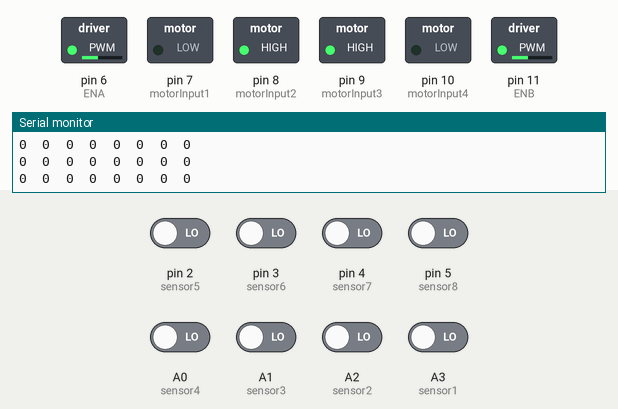
Recording of a sketch running on a simulated Arduino Uno, built with avr-gcc and run on an emulated ATmega328P. On the bench: switched loads named in the sketch (green lamp = pin HIGH), the last lines printed to the serial monitor. The inputs (shaded band) are chosen by the test bench; at power-on: A0 (sensor4), A1 (sensor3), A2 (sensor2), A3 (sensor1), pin 2 (sensor5), pin 3 (sensor6), pin 4 (sensor7), pin 5 (sensor8) LOW.

Above: at 2.7 s.
2.8 s: pin 2 (sensor5) driven HIGH
At 3.4 s:
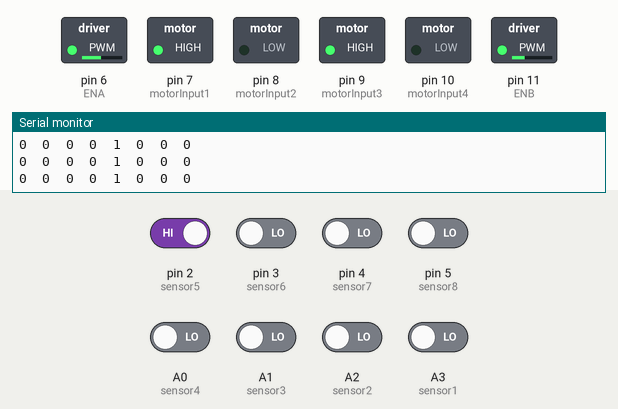
4.3 s: pin 2 (sensor5) driven LOW
At 4.72 s:
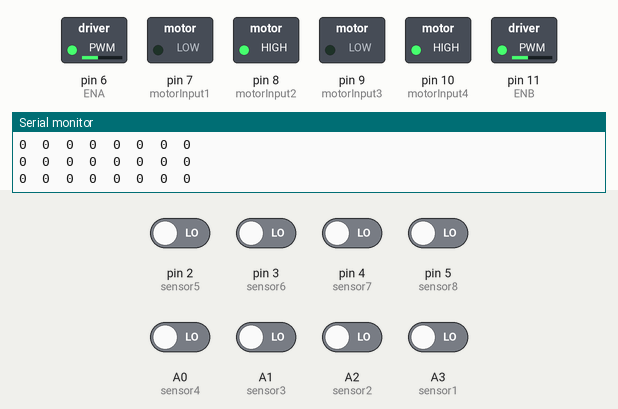
6.1 s: A0 (sensor4) driven HIGH
At 6.9 s:
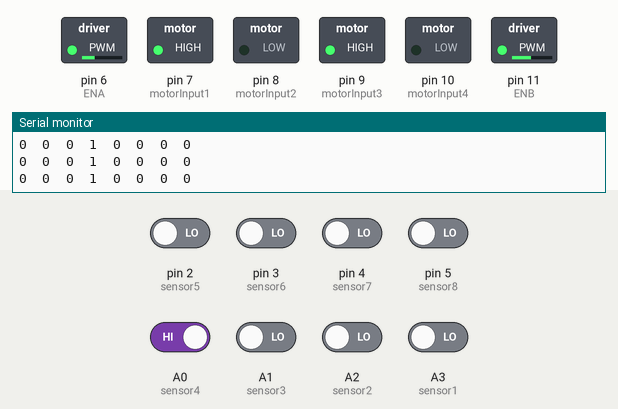
7.6 s: A0 (sensor4) driven LOW
At 9.3 s:
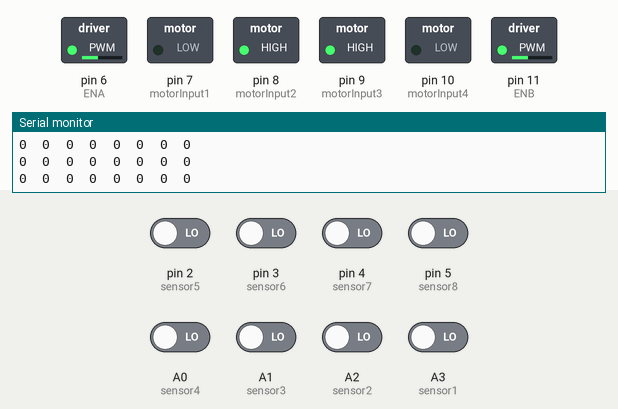
9.6 s: pin 2 (sensor5) driven HIGH and pin 3 (sensor6) driven HIGH
At 10.5 s:
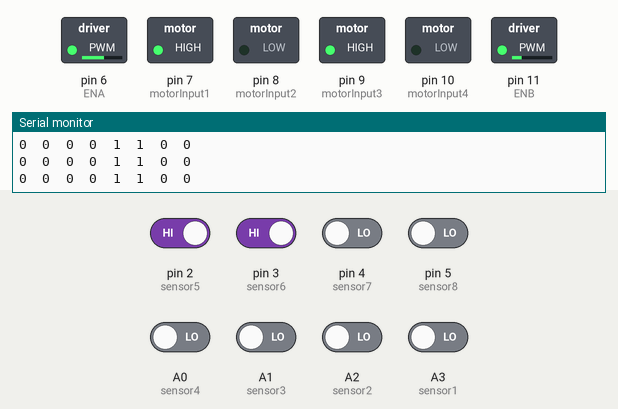
11.1 s: pin 5 (sensor8) driven HIGH
At 12.2 s:
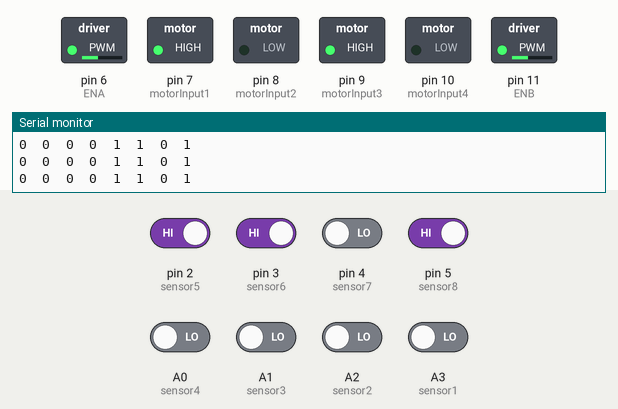
Timing chart, 0 to 14.1 s (numbered marks = the images above; inputs shaded):
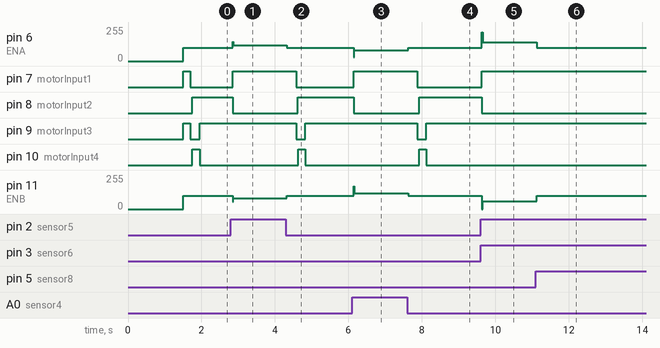

Measured:
- after the input at 2.8 s, pin 6 (ENA): 100/255 → 120/255 after 0.05 s; pin 7 (motorInput1): LOW → HIGH after 0.05 s; pin 8 (motorInput2): HIGH → LOW after 0.05 s; pin 11 (ENB): 100/255 → 80/255 after 0.05 s
- after the input at 4.3 s, pin 6 (ENA): 120/255 → 100/255 at once; pin 7 (motorInput1): HIGH → LOW after 0.28 s; pin 8 (motorInput2): LOW → HIGH after 0.33 s; pin 9 (motorInput3): HIGH → LOW after 0.28 s, → HIGH 0.25 s later; pin 10 (motorInput4): LOW → HIGH after 0.33 s, → LOW 0.20 s later
- after the input at 6.1 s, pin 6 (ENA): 100/255 → 80/255 at once; pin 7 (motorInput1): LOW → HIGH at once; pin 8 (motorInput2): HIGH → LOW at once; pin 11 (ENB): 100/255 → 120/255 at once
- after the input at 7.6 s, pin 6 (ENA): 80/255 → 100/255 at once; pin 7 (motorInput1): HIGH → LOW after 0.27 s; pin 8 (motorInput2): LOW → HIGH after 0.32 s; pin 9 (motorInput3): HIGH → LOW after 0.27 s, → HIGH 0.25 s later; pin 10 (motorInput4): LOW → HIGH after 0.32 s, → LOW 0.20 s later
- after the input at 9.6 s, pin 6 (ENA): 100/255 → 140/255 at once; pin 7 (motorInput1): LOW → HIGH at once; pin 8 (motorInput2): HIGH → LOW at once; pin 11 (ENB): 100/255 → 60/255 at once
- after the input at 11.1 s, pin 6 (ENA): 140/255 → 100/255 at once; pin 11 (ENB): 60/255 → 100/255 at once

The sketch:

NsuLine1.ino
```cpp
#define sensor1 A3      // Left most sensor
#define sensor2 A2      // Left sensor
#define sensor3 A1      // Middle Left sensor
#define sensor4 A0      // Middle Right sensor
#define sensor5 2       // Right sensor
#define sensor6 3       // Right most sensor
#define sensor7 4
#define sensor8 5

// Initial Values of Sensors
int sensor[8] = { 0, 0, 0, 0, 0, 0 , 0, 0 };

// Motor Pins
#define ENA 6
#define motorInput1 7
#define motorInput2 8
#define motorInput3 9
#define motorInput4 10
#define ENB 11

int left_motor_speed = 0;
int right_motor_speed = 0;

int spedr = 100;
int spedl = 100;
int spedf = 100;


int DelayCheck = 15;

int DelayForth = 100;
int DelayEvery = 100;
int DelayReverse = 200;
int DelaySharp = 400;
int delaytest = 3000;
int GoodPosition = 2;

int t = 0;

int initial_motor_speed = 100;

// Output Pins for Led
//int ledPin1 = A3;
//int ledPin2 = A4;

// PID Constants
float Kp = 20.00; // Will be tuned on track
float Ki = 0; //these contants will differ in eee and
float Kd = 25.00 ;//cse fest depending on track

// PID Variables
float error = 0, P = 0, I = 0, D = 0, PID_value = 0;
float previous_error = 0, previous_I = 0;

int flag = 0;

void setup() {
  pinMode(sensor1, INPUT);
  pinMode(sensor2, INPUT);
  pinMode(sensor3, INPUT);
  pinMode(sensor4, INPUT);
  pinMode(sensor5, INPUT);
  pinMode(sensor6, INPUT);

  pinMode(motorInput1, OUTPUT);
  pinMode(motorInput2, OUTPUT);
  pinMode(motorInput3, OUTPUT);
  pinMode(motorInput4, OUTPUT);
  pinMode(ENA, OUTPUT);
  pinMode(ENB, OUTPUT);

  /*pinMode(ledPin1, OUTPUT);
    digitalWrite(ledPin1, LOW);*/


  Serial.begin(9600);                     //setting serial monitor at a default baund rate of 9600
  delay(500);
  Serial.println("Started !!");
  delay(1000);
}

void loop()
{
  read_sensor_values();

  /*************************************************************************************  SHARP_LEFT_DETECT  *******************************************************************************************************************************/

  if (error == 100) {               // Make left turn untill it detects straight path
    LeftSharp:
    //    stop_bot();
    //    delay(delaytest);
    analogWrite(ENA, spedf); //Right Motor Speed
    analogWrite(ENB, spedf); // Left Motor Speed
    forward();
    delay(DelayEvery);
    read_sensor_values();
    if ( error == 103 ) {
      //stop_bot();
      //delay(5000);
    } else {
      analogWrite(ENA, spedr); //Right Motor Speed
      analogWrite(ENB, spedl); //Left Motor Speed
      sharpLeftTurn();
      delay(DelaySharp);
      read_sensor_values();
      do {
        analogWrite(ENA, spedr); //Right Motor Speed
        analogWrite(ENB, spedl); //Left Motor Speed
        sharpLeftTurn();
        read_sensor_values();
      } while (error < -GoodPosition || error > GoodPosition);
      //      stop_bot();
    }
  }

  /**************************************************************************************  SHARP_RIGHT_DETECT  *************************************************************************************** *************************************/

  else if (error == 101) {          // Make right turn untill it detects straight path....If straight path exists.....Go forward

    analogWrite(ENA, spedf); //Right Motor Speed
    analogWrite(ENB, spedf); // Left Motor Speed
    forward();
    delay(10);
    read_sensor_values();
    if (error == 100) {
      goto LeftSharp;
    }
    analogWrite(ENA, spedf); //Right Motor Speed
    analogWrite(ENB, spedf); // Left Motor Speed
    forward();
    delay(10);
    read_sensor_values();
    if (error == 100) {
      goto LeftSharp;
    }

    analogWrite(ENA, spedf); //Right Motor Speed
    analogWrite(ENB, spedf); // Left Motor Speed
    forward();
    delay(DelayEvery+20);
    read_sensor_values();

    if ( error == 103 ) {
      //stop_bot();
      //delay(5000);
    } else if (error == 102) {
      do {
        analogWrite(ENA, spedr); //Right Motor Speed
        analogWrite(ENB, spedl); //Left Motor Speed
        sharpRightTurn();
        read_sensor_values();
      } while (error < -GoodPosition || error > GoodPosition );

    } else {
      analogWrite(ENA, spedf); //Right Motor Speed
      analogWrite(ENB, spedf); //Left Motor Speed
      forward();
      delay(DelayForth);
    }
  }

  /********************************************************************  WHITE_DETECT  *************************************************************************************************************************/

  else if (error == 102) {
    //    Serial.println("IM in 102");
    //    delay(6000);
    t = 0;
    do {
      analogWrite(ENA, spedf); //Right Motor Speed
      analogWrite(ENB, spedf); //Left Motor Speed

      //      analogWrite(ENA, left_motor_speed); //Left Motor Speed
      //      analogWrite(ENB, right_motor_speed); //Right Motor Speed

      forward();
      delayMicroseconds(1000);
      t = t + 1;
      //      Serial.print("t=");
      //      Serial.println(t);
      read_sensor_values();
      if (t == DelayCheck) {
        //        Serial.println("IM in condition");
        //        delay(6000);
        //        Serial.println("IM out of loop");
        //        delay(6000);

        break;
      }
      //      Serial.println("IM out of condition");
    } while (error == 102);

    //    Serial.println("IM out of do while 102");
    //    delay(6000);

    if (error == 102) {
      analogWrite(ENA, 100); //Right Motor Speed
      analogWrite(ENB, 100); //Left Motor Speed
      stop_bot();
      delay(50);
      reverse();
      delay(DelayReverse);
      do {
        analogWrite(ENA, 100); //Right Motor Speed
        analogWrite(ENB, 100); //Left Motor Speed

        sharpLeftTurn();

        read_sensor_values();
      } while (error < -GoodPosition || error > GoodPosition );
    }
  }

  /******************************************************************  BLACK_DETECT  ****************************************************************************************************************************/

  else if (error == 103) {

    analogWrite(ENA, spedf); //Right Motor Speed
    analogWrite(ENB, spedf); // Left Motor Speed


    forward();
    delay(DelayEvery);
    read_sensor_values();
    if (error == 103) {     /**** Finish End Reached, Stop! ****/
      stop_bot();
      // digitalWrite(ledPin1, HIGH);
      // delay(5000);
    } else if (error == 102) {       /**** Move Left ****/
      analogWrite(ENA, spedr); //Right Motor Speed
      analogWrite(ENB, spedl); //Left Motor Speed
      sharpLeftTurn();
      delay(DelaySharp);
      do {
        //Serial.print("\t");
        //Serial.println("Left Here");

        analogWrite(ENA, spedr); //Right Motor Speed
        analogWrite(ENB, spedl); //Left Motor Speed
        sharpLeftTurn();
        read_sensor_values();
      } while (error < -GoodPosition || error > GoodPosition );

    } else {
      analogWrite(ENA, spedf); //Right Motor Speed
      analogWrite(ENB, spedf); // Left Motor Speed
      forward();
      delay(DelayForth);

    }

  }

  /*******************************************************************************************  PID_CONTROL  *******************************************************************************************************************************/

  else {
    calculate_pid();
    motor_control();
  }

}


void read_sensor_values()
{
  //IR reading..........

  sensor[0] = digitalRead(sensor1);   //  analogRead digitalRead
  sensor[1] = digitalRead(sensor2);
  sensor[2] = digitalRead(sensor3);
  sensor[3] = digitalRead(sensor4);
  sensor[4] = digitalRead(sensor5);
  sensor[5] = digitalRead(sensor6);
  sensor[6] = digitalRead(sensor7);
  sensor[7] = digitalRead(sensor8);


  //  Serial.print("left_dist=");
  //  Serial.print("");
  //  Serial.print(left_dist);
  //  Serial.print("\t");
  //  Serial.print("right_dist=");
  //  Serial.print("");
  //  Serial.print(right_dist);
  //  Serial.print("\n\n");


  Serial.print(sensor[0]);
  Serial.print("\t");
  Serial.print(sensor[1]);
  Serial.print("\t");
  Serial.print(sensor[2]);
  Serial.print("\t");
  Serial.print(sensor[3]);
  Serial.print("\t");
  Serial.print(sensor[4]);
  Serial.print("\t");
  Serial.print(sensor[5]);
  Serial.print("\t");
  Serial.print(sensor[6]);
  Serial.print("\t");
  Serial.print(sensor[7]);
  Serial.print("\n");

  if ((sensor[0] == 1))
    error = 100;              // found left
  else if ((sensor[7] == 1))
    error = 101;              // found right
  else if ((sensor[1] == 0) && (sensor[2] == 0) && (sensor[3] == 0) && (sensor[4] == 0) && (sensor[5] == 0) && (sensor[6] == 0)) // Make U turn
    error = 102;              //found white
  else if ((sensor[1] == 1) && (sensor[2] == 1) && (sensor[3] == 1) && (sensor[4] == 1) && (sensor[5] == 1) && (sensor[6] == 1)) // stop
    error = 103;              // found black
  else if ((sensor[1] == 1) && (sensor[2] == 0) && (sensor[3] == 0) && (sensor[4] == 0) && (sensor[5] == 0) && (sensor[6] == 0))
    error = 5;
  else if ((sensor[1] == 1) && (sensor[2] == 1) && (sensor[3] == 0) && (sensor[4] == 0) && (sensor[5] == 0) && (sensor[6] == 0))
    error = 4;
  else if ((sensor[1] == 0) && (sensor[2] == 1) && (sensor[3] == 0) && (sensor[4] == 0) && (sensor[5] == 0) && (sensor[6] == 0))
    error = 3;
  else if ((sensor[1] == 1) && (sensor[2] == 1) && (sensor[3] == 1) && (sensor[4] == 0) && (sensor[5] == 0) && (sensor[6] == 0))
    error = 2;
  else if ((sensor[1] == 0) && (sensor[2] == 0) && (sensor[3] == 1) && (sensor[4] == 0) && (sensor[5] == 0) && (sensor[6] == 0))
    error = 1;
  else if ((sensor[1] == 0) && (sensor[2] == 0) && (sensor[3] == 1) && (sensor[4] == 1) && (sensor[5] == 0) && (sensor[6] == 0))
    error = 0;
  else if ((sensor[1] == 0) && (sensor[2] == 0) && (sensor[3] == 0) && (sensor[4] == 1) && (sensor[5] == 0) && (sensor[6] == 0))
    error = -1;
  else if ((sensor[1] == 0) && (sensor[2] == 0) && (sensor[3] == 0) && (sensor[4] == 1) && (sensor[5] == 1) && (sensor[6] == 0))
    error = -2;
  else if ((sensor[1] == 0) && (sensor[2] == 0) && (sensor[3] == 0) && (sensor[4] == 0) && (sensor[5] == 1) && (sensor[6] == 0))
    error = -3;
  else if ((sensor[1] == 0) && (sensor[2] == 0) && (sensor[3] == 0) && (sensor[4] == 0) && (sensor[5] == 1) && (sensor[6] == 1))
    error = -4;
  else if ((sensor[1] == 0) && (sensor[2] == 0) && (sensor[3] == 0) && (sensor[4] == 0) && (sensor[5] == 0) && (sensor[6] == 1))
    error = -5;

}

void calculate_pid()
{
  P = error;
  I = I + previous_I;
  D = error - previous_error;

  PID_value = (Kp * P) + (Ki * I) + (Kd * D);

  previous_I = I;
  previous_error = error;
}

void motor_control()
{
  // Calculating the effective motor speed:
  int left_motor_speed = initial_motor_speed - PID_value;
  int right_motor_speed = initial_motor_speed + PID_value;

  // The motor speed should not exceed the max PWM value
  left_motor_speed = constrain(left_motor_speed, 0, 255);
  right_motor_speed = constrain(right_motor_speed, 0, 255);

  /*Serial.print(PID_value);
    Serial.print("\t");
    Serial.print(left_motor_speed);
    Serial.print("\t");
    Serial.println(right_motor_speed);*/

  analogWrite(ENA, left_motor_speed); //Left Motor Speed
  analogWrite(ENB, right_motor_speed); //Right Motor Speed

  forward();
}

void forward() {
  digitalWrite(motorInput1, HIGH);
  digitalWrite(motorInput2, LOW);//Right forward rotation
  digitalWrite(motorInput3, HIGH);
  digitalWrite(motorInput4, LOW);//Left forward rotation
}
void reverse() {
  digitalWrite(motorInput1, LOW);
  digitalWrite(motorInput2, HIGH);
  digitalWrite(motorInput3, LOW);
  digitalWrite(motorInput4, HIGH);
}
void sharpLeftTurn() {
  digitalWrite(motorInput1, LOW);//Right reverse rotation
  digitalWrite(motorInput2, HIGH);
  digitalWrite(motorInput3, HIGH);
  digitalWrite(motorInput4, LOW);//Left forward rotation
}
void sharpRightTurn() {
  digitalWrite(motorInput1, HIGH);
  digitalWrite(motorInput2, LOW);//Right forward rotation
  digitalWrite(motorInput3, LOW);//Left reverse rotation
  digitalWrite(motorInput4, HIGH);
}
void stop_bot() {
  //All motors at ease
  digitalWrite(motorInput1, LOW);
  digitalWrite(motorInput2, LOW);
  digitalWrite(motorInput3, LOW);
  digitalWrite(motorInput4, LOW);
}
```
